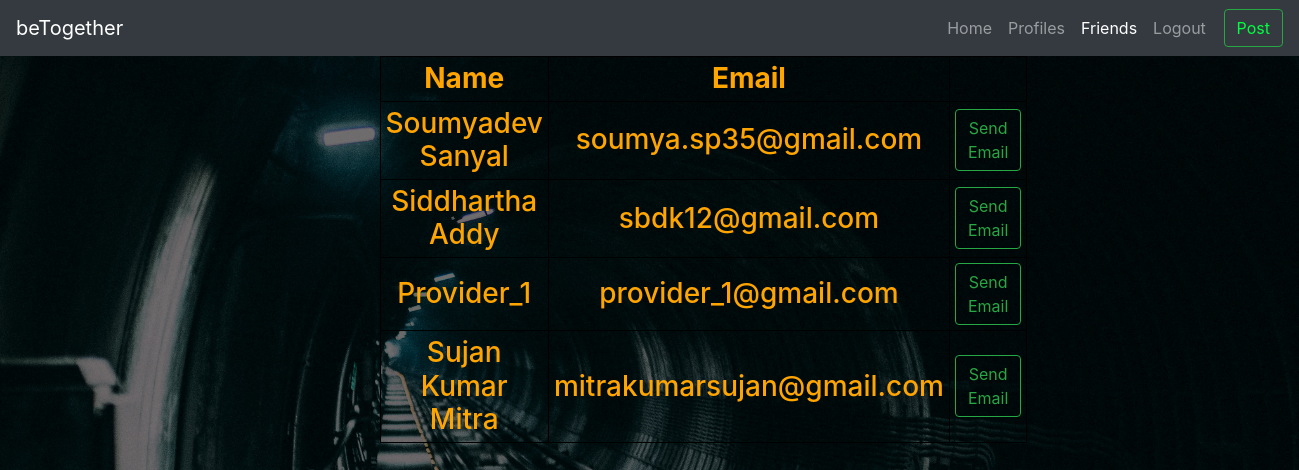
The page /friends.php on the database its author committed.
### tables this page shows
CREATE TABLE `users` (
  `id` int(255) NOT NULL,
  `Name` varchar(255) NOT NULL,
  `Email` varchar(255) NOT NULL,
  `Password` varchar(255) NOT NULL,
  `ImageSource` varchar(255) NOT NULL
);

### friends.php (the view, shortened to what this page needs)
<?php
$servername = "localhost";
$username = "root";
$password = "";
$dbname = "interstellar";
$conn = new mysqli($servername, $username, $password, $dbname);
$sql = "SELECT * FROM users";
$result = $conn->query($sql);
?>
<!DOCTYPE html>
<html lang="en">
  <head>
    <link
      rel="stylesheet"
      href="https://stackpath.bootstrapcdn.com/bootstrap/4.3.1/css/bootstrap.min.css"
    />
    <link rel="stylesheet" href="./css/css/login.css" />
  </head>
  <body>
    <div>
    <nav class="navbar navbar-expand-lg navbar-dark bg-dark sticky-top">
      <a class="navbar-brand" href="newsfeed.php">beTogether</a>
      <div class="collapse navbar-collapse " id="navbarSupportedContent">
        <ul class="navbar-nav mr-auto" style="margin-left: 800px;">
          <li class="nav-item">
            <a class="nav-link" href="newsfeed.php">Home</a>
          </li>
          <li class="nav-item">
            <a class="nav-link" href="profiles.php">Profiles</a>
          </li>
          <li class="nav-item active">
            <a class="nav-link" href="friends.php">Friends</a>
          </li>
          <li class="nav-item">
            <a class="nav-link" href="logout_submit.php">Logout</a>
          </li>
        </ul>
        <form class="form-inline my-2 my-lg-0">
          <button class="btn btn-outline-success my-2 my-sm-0" type="submit">
            <a
              href="post_upload.php"
              style="text-decoration: none;color: rgb(0, 255, 64);"
              >Post</a
            >
          </button>
        </form>
      </div>
    </nav></div>
    <div class="container">
      <div class="row align-items-center">
        <div class="col-sm-6">
          <h3 style="margin-bottom: 40px; color:orange">
            <table>
      <th>Name</th>
      <th>Email</th>
      <th></th>
            <?php
if ($result->num_rows > 0) {
    while($row = $result->fetch_assoc()) {
      if($row['id']!=$_SESSION['user_id']){
        echo "
          <tr>
            <td><a href='friend_profile.php?friend_id=$row[id] && friend_name=$row[Name] && friend_email=$row[Email]' style='text-decoration: none;  color:orange'>$row[Name]</a></td>
            <td><a href='www.gmail.com' style='text-decoration: none;  color:orange'>$row[Email]</td>
            <td><a class='btn btn-outline-success' href='peer_chat.php?friend_id=$row[id]'>Send Email</a></td>
          </tr>
           ";}
      }
    } else {
    echo "0 results";
}
            ?>
            </table>
          </h3>
        </div>
      </div>
    </div>
  </body>
</html>

### css/css/login.css (style rules this page uses)
html { margin: 0; padding: 0; width: 100%; }
body { margin: 0; padding: 0; width: 100%; text-align: center; background: url(bg-3.jpg) no-repeat 50% 50%; background-size: cover; height: 100vh; display: table; }

### friends.php (style rules this page uses)
table, th, td { border: 1px solid black; padding:5px; }

### rows shown on the page
users: Name "Soumyadev Sanyal", Email "soumya.sp35@gmail.com"
users: Name "Siddhartha Addy", Email "sbdk12@gmail.com"
users: Name "Provider_1", Email "provider_1@gmail.com"
users: Name "Sujan Kumar Mitra", Email "mitrakumarsujan@gmail.com"
